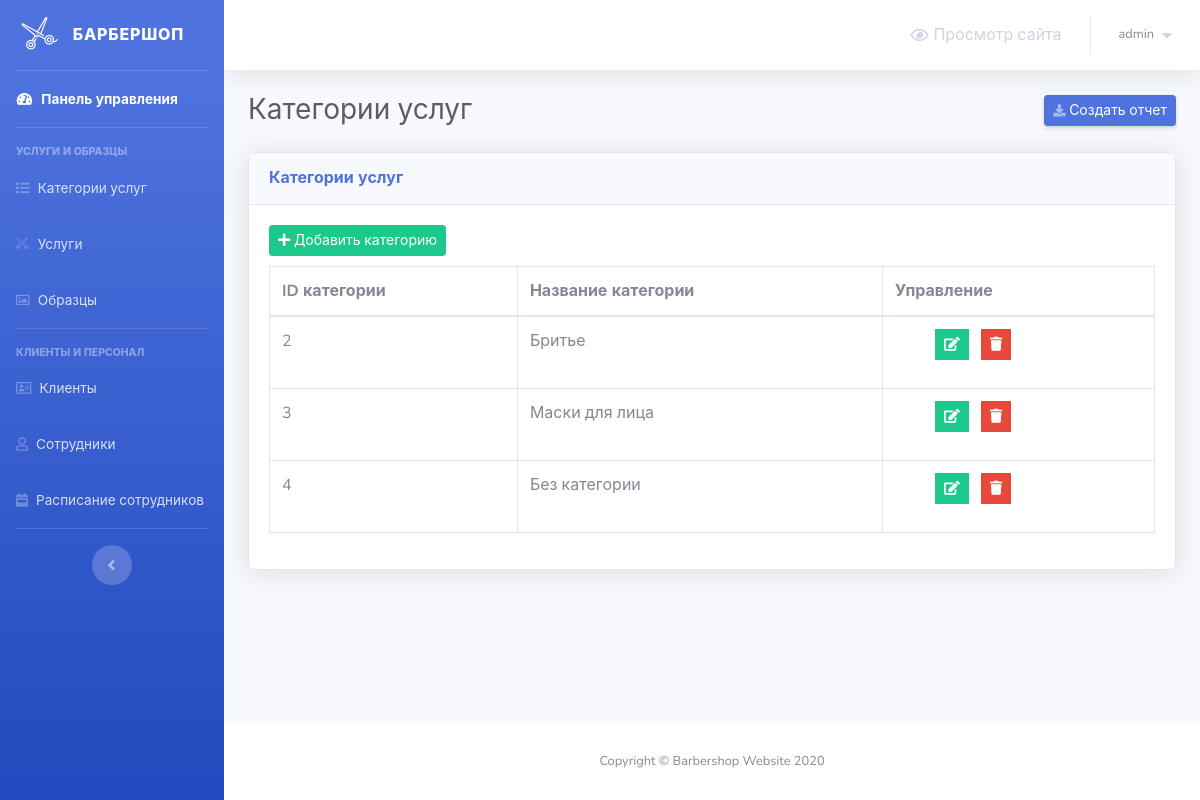
The app's page /barber-admin/service-categories.php (signed in) with its own data.
### tables this page shows
CREATE TABLE `service_categories` (
  `category_id` int(2) NOT NULL,
  `category_name` varchar(50) NOT NULL
);

### barber-admin/service-categories.php (the view, shortened to what this page needs)
<?php
    include 'connect.php';
    include 'Includes/templates/header.php';
    if(isset($_SESSION['username_barbershop_Xw211qAAsq4']) && isset($_SESSION['password_barbershop_Xw211qAAsq4']))
    {
?>
        <div class="container-fluid">
            <div class="d-sm-flex align-items-center justify-content-between mb-4">
                <h1 class="h3 mb-0 text-gray-800">Категории услуг</h1>
                <a href="#" class="d-none d-sm-inline-block btn btn-sm btn-primary shadow-sm">
                    <i class="fas fa-download fa-sm text-white-50"></i>
                    Создать отчет
                </a>
            </div>
            <?php
                $stmt = $con->prepare("SELECT * FROM service_categories");
                $stmt->execute();
                $rows_categories = $stmt->fetchAll();
            ?>
            <div class="card shadow mb-4">
                <div class="card-header py-3">
                    <h6 class="m-0 font-weight-bold text-primary">Категории услуг</h6>
                </div>
                <div class="card-body">
                    <button class="btn btn-success btn-sm" style="margin-bottom: 10px;" type="button" data-toggle="modal" data-target="#add_new_category" data-placement="top">
                        <i class="fa fa-plus"></i>
                        Добавить категорию
                    </button>
                    <div class="table-responsive">
                        <table class="table table-bordered" id="dataTable" width="100%" cellspacing="0">
                            <thead>
                                <tr>
                                    <th>ID категории</th>
                                    <th>Название категории</th>
                                    <th>Управление</th>
                                </tr>
                            </thead>
                            <tbody>
                                <?php
                                foreach($rows_categories as $category)
                                {
                                    echo "<tr>";
                                        echo "<td>";
                                            echo $category['category_id'];
                                        echo "</td>";
                                        echo "<td>";
                                            echo $category['category_name'];
                                        echo "</td>";
                                        echo "<td>";
                                            if(strtolower($category["category_name"]) != "uncategorized")
                                            {
                                                $delete_data = "delete_".$category["category_id"];
                                                $edit_data = "edit_".$category["category_id"];
                                            ?>
                                            <ul>
                                                <li class="list-inline-item" data-toggle="tooltip" title="Редактировать">
                                                    <button class="btn btn-success btn-sm rounded-0" type="button" data-toggle="modal" data-target="#<?php echo $edit_data; ?>" data-placement="top"><i class="fa fa-edit"></i></button>
                                                </li>
                                                <li class="list-inline-item" data-toggle="tooltip" title="Удалить">
                                                    <button class="btn btn-danger btn-sm rounded-0" type="button" data-toggle="modal" data-target="#<?php echo $delete_data; ?>" data-placement="top"><i class="fa fa-trash"></i></button>
                                                </li>
                                            </ul>
                                            <?php
                                            }
                                        echo "</td>";
                                    echo "</tr>";
                                }
                            ?>
                            </tbody>
                        </table>
                    </div>
                </div>
            </div>
        </div>
<?php
        include 'Includes/templates/footer.php';
    }
    else
    {
        header('Location: login.php');
        exit();
    }
?>

### records on screen
service_categories: category_id "2", category_name "Бритье"
service_categories: category_id "3", category_name "Маски для лица"
service_categories: category_id "4", category_name "Без категории"

### other values on screen
$_SESSION['username_barbershop_Xw211qAAsq4'] "admin"
